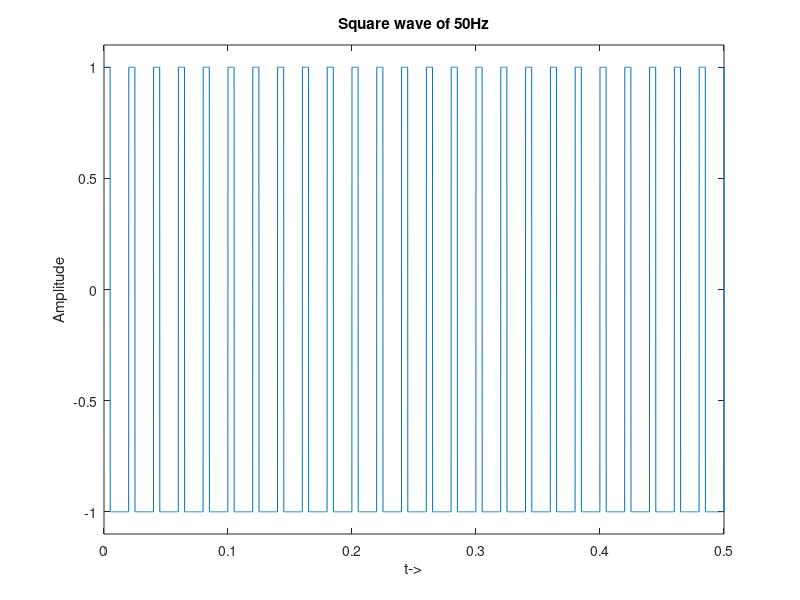

Reproduce this figure in MATLAB.
Fs=10000;
t=0:1/Fs:5;
x=square(2*pi*50*t,25);
plot(t,x)
axis([0 0.5 -1.1 1.1]);
xlabel('t->')
ylabel('Amplitude')
title('Square wave of 50Hz')